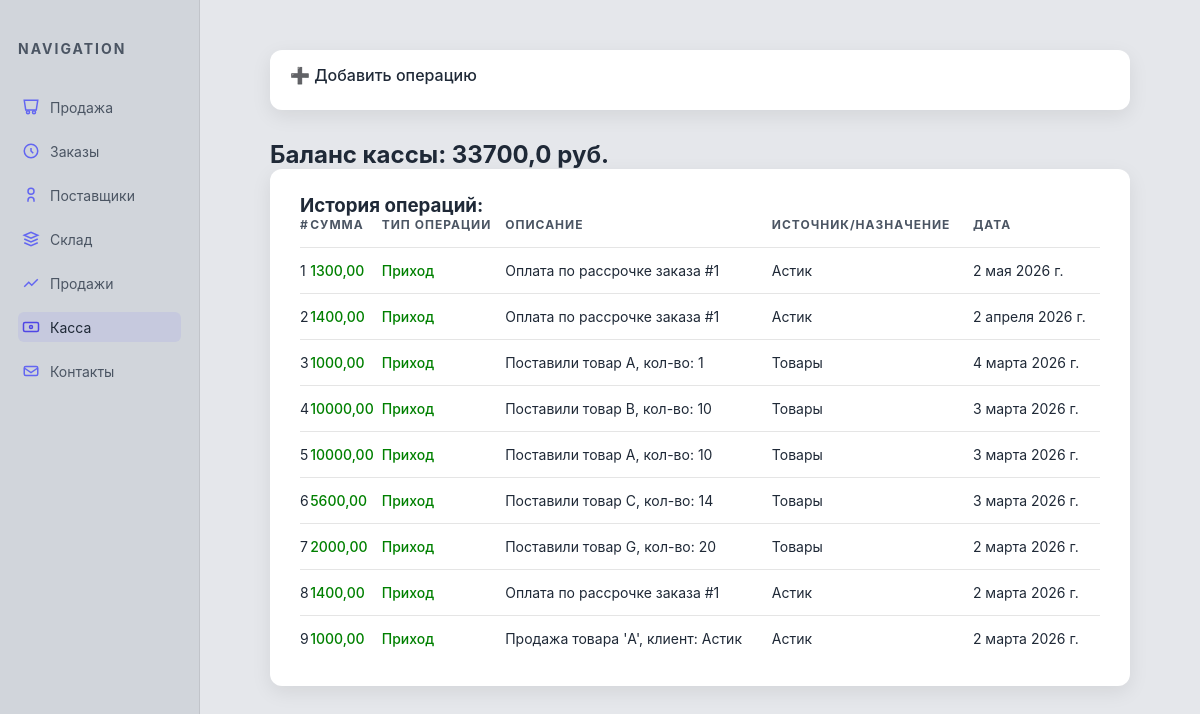
The app's page /glavn/cash/, older data.
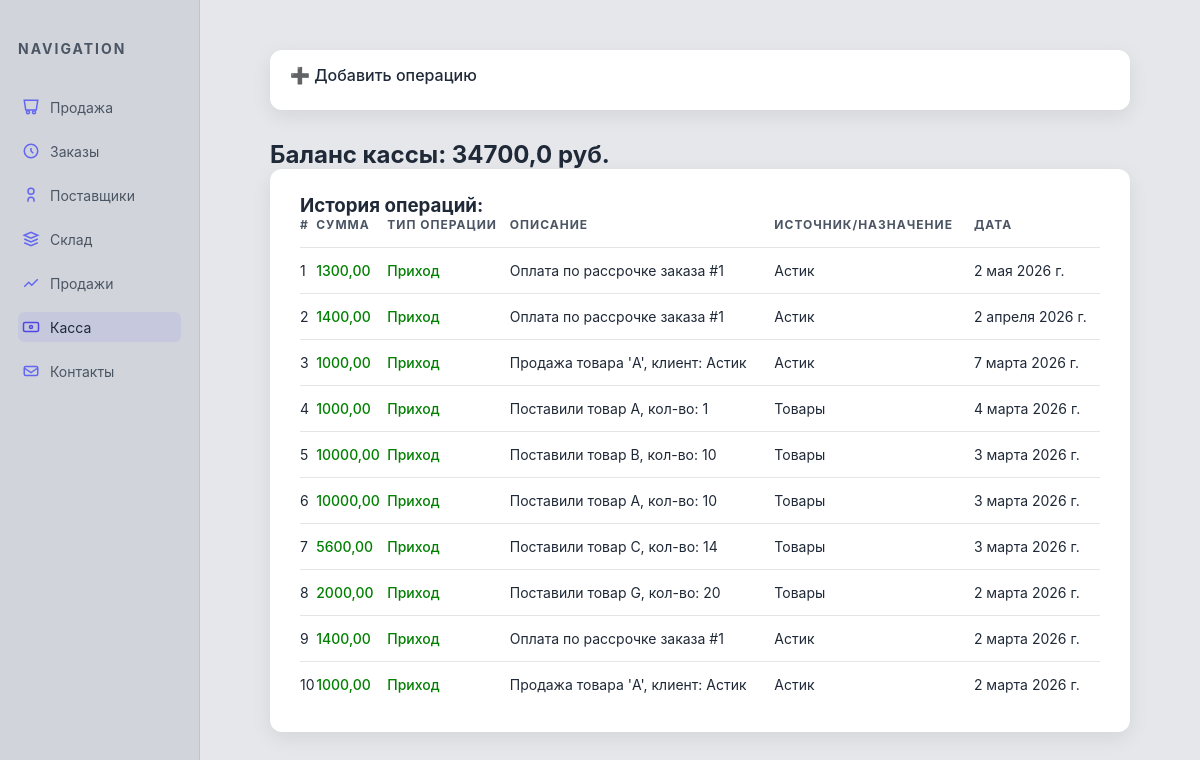
The same page, newer data.
### program/models.py (models this page shows, shortened)
class CashMovement(models.Model):
    TYPE_CHOICES = (
        ('INCOME', 'Приход'),
        ('OUTGO', 'Расход'),
    )
    amount = models.DecimalField(max_digits=12, decimal_places=2, verbose_name="Сумма")
    movement_type = models.CharField(max_length=10, choices=TYPE_CHOICES, default='INCOME', verbose_name="Тип операции")
    reason = models.TextField(verbose_name="Причины")
    source = models.CharField(max_length=100, null=True, blank=True, verbose_name="Источник/Назначение")
    created_at = models.DateField()
    class Meta:
        verbose_name = "Денежное движение"
        verbose_name_plural = "Денежные движения"

### program/views.py (the view, shortened to what this page needs)
# urls.py: path('cash/', views.cash_register, name='cash_register'),
def cash_register(req):
    movements = CashMovement.objects.all().order_by("-created_at")
    balance = calculate_balance(movements)
    return render(req, 'program/cash.html', {'movements': movements, 'balance': balance})

### program/views.py (called while the page is built)
def calculate_balance(movements):
    income_sum = sum(float(move.amount) for move in movements if move.movement_type == 'INCOME')
    outgo_sum = sum(float(move.amount) for move in movements if move.movement_type == 'OUTGO')
    return income_sum - outgo_sum

### program/templates/program/cash.html (shortened to what this page needs)
<!DOCTYPE html>
<html lang="ru">
<head>
</head>
<body>
<div class="sidebar">
    <h2>Navigation</h2>
    <ul>
        <li><a href="/glavn/prodaj/"><svg fill="none" stroke="currentColor" viewBox="0 0 24 24"><path d="M3 3h18l-2 13H5L3 3z"/><path d="M16 21a2 2 0 100-4 2 2 0 000 4zM8 21a2 2 0 100-4 2 2 0 000 4z"/></svg>Продажа</a></li>
        <li><a href="/glavn/zakaz/"><svg fill="none" stroke="currentColor" viewBox="0 0 24 24"><path d="M12 8v4l3 3"/><circle cx="12" cy="12" r="9"/></svg>Заказы</a></li>
        <li><a href="/glavn/postav/"><svg fill="none" stroke="currentColor" viewBox="0 0 24 24"><path d="M16 21v-2a4 4 0 00-8 0v2"/><circle cx="12" cy="7" r="4"/></svg>Поставщики</a></li>
        <li><a href="/glavn/product/"><svg fill="none" stroke="currentColor" viewBox="0 0 24 24"><path d="M3 7l9-4 9 4-9 4-9-4z"/><path d="M3 17l9 4 9-4"/><path d="M3 12l9 4 9-4"/></svg>Склад</a></li>
        <li><a href="/glavn/prod/"><svg fill="none" stroke="currentColor" viewBox="0 0 24 24"><path d="M3 17l6-6 4 4 8-8"/></svg>Продажи</a></li>
        <li><a href="/glavn/cash/" class="active"><svg fill="none" stroke="currentColor" viewBox="0 0 24 24"><rect x="2" y="6" width="20" height="12" rx="2"/><circle cx="12" cy="12" r="2"/></svg>Касса</a></li>
        <li><a href="/glavn/contacts/"><svg fill="none" stroke="currentColor" viewBox="0 0 24 24"><path d="M21 8a2 2 0 00-2-2H5a2 2 0 00-2 2v8a2 2 0 002 2h14a2 2 0 002-2V8z"/><path d="M3 8l9 6 9-6"/></svg>Контакты</a></li>
    </ul>
</div>
<div class="main">
    <div class="toggle-section">
        <div class="toggle-header" onclick="toggleSection(this)">➕ Добавить операцию</div>
    </div>
    <div class="balance-box"><h2>Баланс кассы: {{ balance }} руб.</h2></div>
    <div class="table-wrapper">
        <h3>История операций:</h3>
        <table>
            <tr>
                <th>#</th>
                <th>Сумма</th>
                <th>Тип операции</th>
                <th>Описание</th>
                <th>Источник/назначение</th>
                <th>Дата</th>
            </tr>
            {% for movement in movements %}
            <tr>
                <td>{{ forloop.counter }}</td>
                <td class="{% if movement.get_movement_type_display == 'Приход' %}income{% else %}outgo{% endif %}">
                    {{ movement.amount }}
                </td>
                <td class="{% if movement.get_movement_type_display == 'Приход' %}income{% else %}outgo{% endif %}">
                    {{ movement.get_movement_type_display }}
                </td>
                <td>{{ movement.reason }}</td>
                <td>{{ movement.source }}</td>
                <td>{{ movement.created_at }}</td>
            </tr>
            {% endfor %}
        </table>
    </div>
</div>
</body>
</html>

Row changes from the older to the newer data that the page shows:
added CashMovement: amount "1000,00", movement_type "Приход", reason "Продажа товара 'A', клиент: Астик", source "Астик", created_at "7 марта 2026 г."
Text that changed along with them:
{{ balance }}: "33700,0" → "34700,0"
